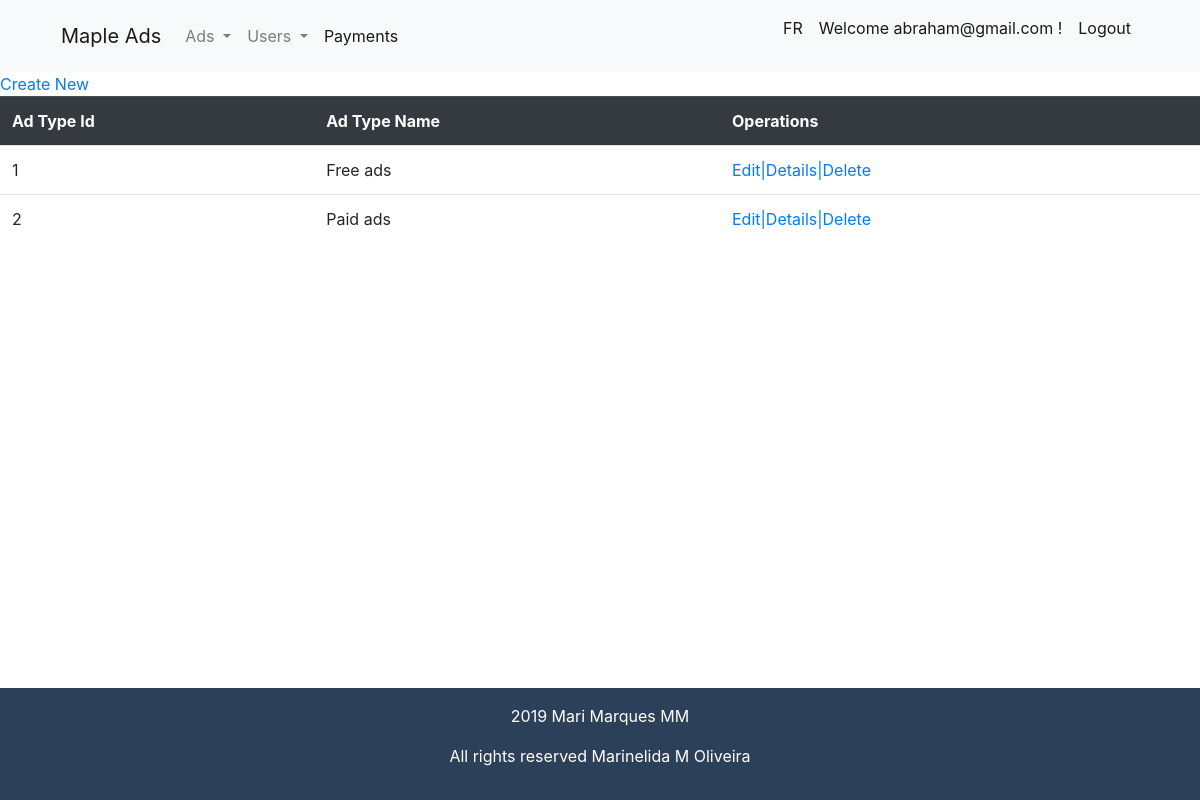
/Views/AdType/retrive.php (signed in), run on the app's committed database.
### tables this page shows
CREATE TABLE `adtype` (
  `adtypeId` int(11) NOT NULL,
  `adtypeName` varchar(50) NOT NULL
);

### Views/AdType/retrive.php (called while the page is built)
<?php
include $_SERVER['DOCUMENT_ROOT'].'/FinalProject/Views/Partials/header.php';
require_once  $_SERVER['DOCUMENT_ROOT'].'/FinalProject/dbConfig.php';
require_once $_SERVER['DOCUMENT_ROOT'].'/FinalProject/Models/AdType.class.php';
try {
    $connection = new PDO("mysql:host=$hostname;dbname=$dbname",$username,"$password");
    $adType = new AdType();
    $result = $adType->getAllAds($connection);
    $adType->displayAllAds($result);
} catch (Exception $pdoEx) {
    echo $pdoEx->getMessage();
}
?>
<?php include $_SERVER['DOCUMENT_ROOT'].'/FinalProject/Views/Partials/footer.php';?>

### Models/AdType.class.php (the view, shortened to what this page needs)
<?php
class AdType{
    private $adtypeId;
    private $adtypeName;
    function __construct($adTypeID=null, $adTypeName=null){
        $this->adtypeId=$adTypeID;
        $this->adtypeName=$adTypeName;
    }
    public static function getHeader(){
        $str = "<div><a href='http://localhost/FinalProject/Views/AdType/create.php'>Create New</a><table class='table'>";
        $str = "$str<tr class='thead-dark'><th>Ad Type Id</th><th>Ad Type Name</th>";
        $str = "$str<th>Operations</th></tr>";
        return $str;
    }
    public static function getFooter(){
        return "</table></div>";
    }
    public function __toString(){
        $str = "<tr><td>$this->adtypeId</td><td>$this->adtypeName</td>";
        $str = "$str<td><a href='http://localhost/FinalProject/Views/AdType/update.php'>Edit<span>|</span></a><a href='#'>Details<span>|</span></a><a href='http://localhost/FinalProject/Views/AdType/delete.php'>Delete</a></td></tr>";
        return $str;
    }
    public function getAllAds($connection){
        $counter=0;
        $query="select*from adtype";
        foreach ($connection->query($query) as $oneRow){
            $adType = new AdType($oneRow["adtypeId"],
                $oneRow["adtypeName"]);
            $listOfAdType[$counter++] =  $adType;
        }
        return  $listOfAdType;
    }
    public function displayAllAds($listOfAdType){
        echo self::getHeader();
        foreach ($listOfAdType as $oneType)
            echo $oneType;
            echo self::getFooter();
    }
}

### Style/main.css (style rules this page uses)
html { height: 100%; box-sizing: border-box; }
body { position: relative; margin: 0; padding-bottom: 6rem; min-height: 100%; }

### data on the page
adtype: adtypeId "1", adtypeName "Free ads"
adtype: adtypeId "2", adtypeName "Paid ads"

### other printed values
$_SESSION['email'] "abraham@gmail.com"
